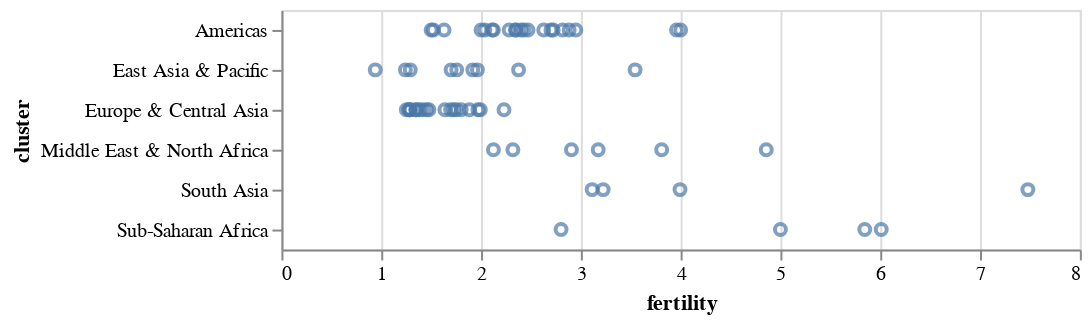

Write notebook code for a chart like this one.
### Markdown cell above
### Y

- The `Y` encoding channel sets a mark's vertical position (y-coordinate)


- If we add `cluster` on the y-axis as an ordinal (`O`) variable, the result is a horizontal band of points for each unique value:

### Code cell
alt.Chart(df).mark_point().encode(
    alt.X('fertility:Q'),
    alt.Y('cluster:O')
)

### Figure 1 — Vega-Lite specification as saved in the notebook (floating-point values rounded to 4 significant figures)
{"config": {"view": {"continuousWidth": 400, "continuousHeight": 300}}, "data": {"name": "data-f43d0ff1c4988dcf22817d20a092a02e"}, "mark": "point", "encoding": {"x": {"type": "quantitative", "field": "fertility"}, "y": {"type": "ordinal", "field": "cluster"}}, "$schema": "https://vega.github.io/schema/vega-lite/v4.8.1.json", "datasets": {"data-f43d0ff1c4988dcf22817d20a092a02e": [{"year": 2000, "country": "Afghanistan", "cluster": "South Asia", "pop": 23898198, "life_expect": 42.13, "fertility": 7.479}, {"year": 2000, "country": "Argentina", "cluster": "Americas", "pop": 37497728, "life_expect": 74.34, "fertility": 2.35}, {"year": 2000, "country": "Aruba", "cluster": "Americas", "pop": 69539, "life_expect": 73.45, "fertility": 2.124}, {"year": 2000, "country": "Australia", "cluster": "East Asia & Pacific", "pop": 19164620, "life_expect": 80.37, "fertility": 1.756}, {"year": 2000, "country": "Austria", "cluster": "Europe & Central Asia", "pop": 8113413, "life_expect": 78.98, "fertility": 1.382}, {"year": 2000, "country": "Bahamas", "cluster": "Americas", "pop": 290075, "life_expect": 71.07, "fertility": 2.111}, {"year": 2000, "country": "Bangladesh", "cluster": "South Asia", "pop": 130406594, "life_expect": 62.01, "fertility": 3.224}, {"year": 2000, "country": "Barbados", "cluster": "Americas", "pop": 273483, "life_expect": 75.97, "fertility": 1.5}, {"year": 2000, "country": "Belgium", "cluster": "Europe & Central Asia", "pop": 10263618, "life_expect": 78.32, "fertility": 1.638}, {"year": 2000, "country": "Bolivia", "cluster": "Americas", "pop": 8152620, "life_expect": 63.88, "fertility": 3.958}, {"year": 2000, "country": "Brazil", "cluster": "Americas", "pop": 175552771, "life_expect": 71.01, "fertility": 2.345}, {"year": 2000, "country": "Canada", "cluster": "Americas", "pop": 31278097, "life_expect": 79.77, "fertility": 1.522}, {"year": 2000, "country": "Chile", "cluster": "Americas", "pop": 15153450, "life_expect": 77.86, "fertility": 2.0}, {"year": 2000, "country": "China", "cluster": "East Asia & Pacific", "pop": 1262645000, "life_expect": 72.03, "fertility": 1.7}, {"year": 2000, "country": "Colombia", "cluster": "Americas", "pop": 39685655, "life_expect": 71.68, "fertility": 2.47}, {"year": 2000, "country": "Costa Rica", "cluster": "Americas", "pop": 3710558, "life_expect": 78.12, "fertility": 2.281}, {"year": 2000, "country": "Croatia", "cluster": "Europe & Central Asia", "pop": 4410830, "life_expect": 74.88, "fertility": 1.348}, {"year": 2000, "country": "Cuba", "cluster": "Americas", "pop": 11134273, "life_expect": 77.16, "fertility": 1.63}, {"year": 2000, "country": "Dominican Republic", "cluster": "Americas", "pop": 8385828, "life_expect": 70.85, "fertility": 2.95}, {"year": 2000, "country": "Ecuador", "cluster": "Americas", "pop": 12505204, "life_expect": 74.17, "fertility": 2.817}, {"year": 2000, "country": "Egypt", "cluster": "Middle East & North Africa", "pop": 70492342, "life_expect": 69.81, "fertility": 3.174}, {"year": 2000, "country": "El Salvador", "cluster": "Americas", "pop": 6122515, "life_expect": 70.73, "fertility": 2.883}, {"year": 2000, "country": "Finland", "cluster": "Europe & Central Asia", "pop": 5168595, "life_expect": 78.37, "fertility": 1.754}, {"year": 2000, "country": "France", "cluster": "Europe & Central Asia", "pop": 59381628, "life_expect": 79.59, "fertility": 1.883}, {"year": 2000, "country": "Georgia", "cluster": "Europe & Central Asia", "pop": 4777209, "life_expect": 70.48, "fertility": 1.478}, {"year": 2000, "country": "Germany", "cluster": "Europe & Central Asia", "pop": 82187909, "life_expect": 78.67, "fertility": 1.346}, {"year": 2000, "country": "Greece", "cluster": "Europe & Central Asia", "pop": 10559110, "life_expect": 78.26, "fertility": 1.277}, {"year": 2000, "country": "Grenada", "cluster": "Americas", "pop": 89312, "life_expect": 67.75, "fertility": 2.429}, {"year": 2000, "country": "Haiti", "cluster": "Americas", "pop": 7306302, "life_expect": 58.14, "fertility": 4.0}, {"year": 2000, "country": "Hong Kong", "cluster": "East Asia & Pacific", "pop": 6658720, "life_expect": 81.5, "fertility": 0.94}, {"year": 2000, "country": "Iceland", "cluster": "Europe & Central Asia", "pop": 281043, "life_expect": 80.5, "fertility": 1.993}, {"year": 2000, "country": "India", "cluster": "South Asia", "pop": 1007702000, "life_expect": 62.88, "fertility": 3.113}, {"year": 2000, "country": "Indonesia", "cluster": "East Asia & Pacific", "pop": 206265000, "life_expect": 68.59, "fertility": 2.376}, {"year": 2000, "country": "Iran", "cluster": "Middle East & North Africa", "pop": 65660289, "life_expect": 69.45, "fertility": 2.124}, {"year": 2000, "country": "Iraq", "cluster": "Middle East & North Africa", "pop": 22675617, "life_expect": 57.05, "fertility": 4.858}, {"year": 2000, "country": "Ireland", "cluster": "Europe & Central Asia", "pop": 3791690, "life_expect": 77.78, "fertility": 1.969}, {"year": 2000, "country": "Israel", "cluster": "Middle East & North Africa", "pop": 5842454, "life_expect": 79.7, "fertility": 2.906}, {"year": 2000, "country": "Italy", "cluster": "Europe & Central Asia", "pop": 57719337, "life_expect": 80.24, "fertility": 1.286}, {"year": 2000, "country": "Jamaica", "cluster": "Americas", "pop": 2615467, "life_expect": 72.05, "fertility": 2.628}, {"year": 2000, "country": "Japan", "cluster": "East Asia & Pacific", "pop": 126699784, "life_expect": 82.0, "fertility": 1.291}, {"year": 2000, "country": "Kenya", "cluster": "Sub-Saharan Africa", "pop": 29985839, "life_expect": 50.99, "fertility": 5.0}, {"year": 2000, "country": "South Korea", "cluster": "East Asia & Pacific", "pop": 21647682, "life_expect": 66.66, "fertility": 1.917}, {"year": 2000, "country": "North Korea", "cluster": "East Asia & Pacific", "pop": 47351083, "life_expect": 77.05, "fertility": 1.242}, {"year": 2000, "country": "Lebanon", "cluster": "Middle East & North Africa", "pop": 3578036, "life_expect": 71.03, "fertility": 2.319}, {"year": 2000, "country": "Mexico", "cluster": "Americas", "pop": 99926620, "life_expect": 74.9, "fertility": 2.401}, {"year": 2000, "country": "Netherlands", "cluster": "Europe & Central Asia", "pop": 15907853, "life_expect": 78.53, "fertility": 1.726}, {"year": 2000, "country": "New Zealand", "cluster": "East Asia & Pacific", "pop": 3819762, "life_expect": 79.11, "fertility": 1.964}, {"year": 2000, "country": "Nigeria", "cluster": "Sub-Saharan Africa", "pop": 114306700, "life_expect": 46.61, "fertility": 5.845}, {"year": 2000, "country": "Norway", "cluster": "Europe & Central Asia", "pop": 4492400, "life_expect": 79.05, "fertility": 1.801}, {"year": 2000, "country": "Pakistan", "cluster": "South Asia", "pop": 146342958, "life_expect": 63.61, "fertility": 3.994}, {"year": 2000, "country": "Peru", "cluster": "Americas", "pop": 25979722, "life_expect": 69.91, "fertility": 2.7}, {"year": 2000, "country": "Philippines", "cluster": "East Asia & Pacific", "pop": 79739825, "life_expect": 70.3, "fertility": 3.544}, {"year": 2000, "country": "Poland", "cluster": "Europe & Central Asia", "pop": 38654164, "life_expect": 74.67, "fertility": 1.251}, {"year": 2000, "country": "Portugal", "cluster": "Europe & Central Asia", "pop": 10335597, "life_expect": 77.29, "fertility": 1.454}, {"year": 2000, "country": "Rwanda", "cluster": "Sub-Saharan Africa", "pop": 7507056, "life_expect": 43.41, "fertility": 6.01}, {"year": 2000, "country": "Saudi Arabia", "cluster": "Middle East & North Africa", "pop": 23153090, "life_expect": 71.63, "fertility": 3.81}, {"year": 2000, "country": "South Africa", "cluster": "Sub-Saharan Africa", "pop": 44066197, "life_expect": 53.37, "fertility": 2.802}, {"year": 2000, "country": "Spain", "cluster": "Europe & Central Asia", "pop": 40016081, "life_expect": 79.78, "fertility": 1.287}, {"year": 2000, "country": "Switzerland", "cluster": "Europe & Central Asia", "pop": 7266920, "life_expect": 80.62, "fertility": 1.415}, {"year": 2000, "country": "Turkey", "cluster": "Europe & Central Asia", "pop": 65666677, "life_expect": 70.84, "fertility": 2.23}, {"year": 2000, "country": "United Kingdom", "cluster": "Europe & Central Asia", "pop": 59522468, "life_expect": 78.47, "fertility": 1.695}, {"year": 2000, "country": "United States", "cluster": "Americas", "pop": 282338631, "life_expect": 77.31, "fertility": 2.038}, {"year": 2000, "country": "Venezuela", "cluster": "Americas", "pop": 23542649, "life_expect": 72.77, "fertility": 2.723}]}}
